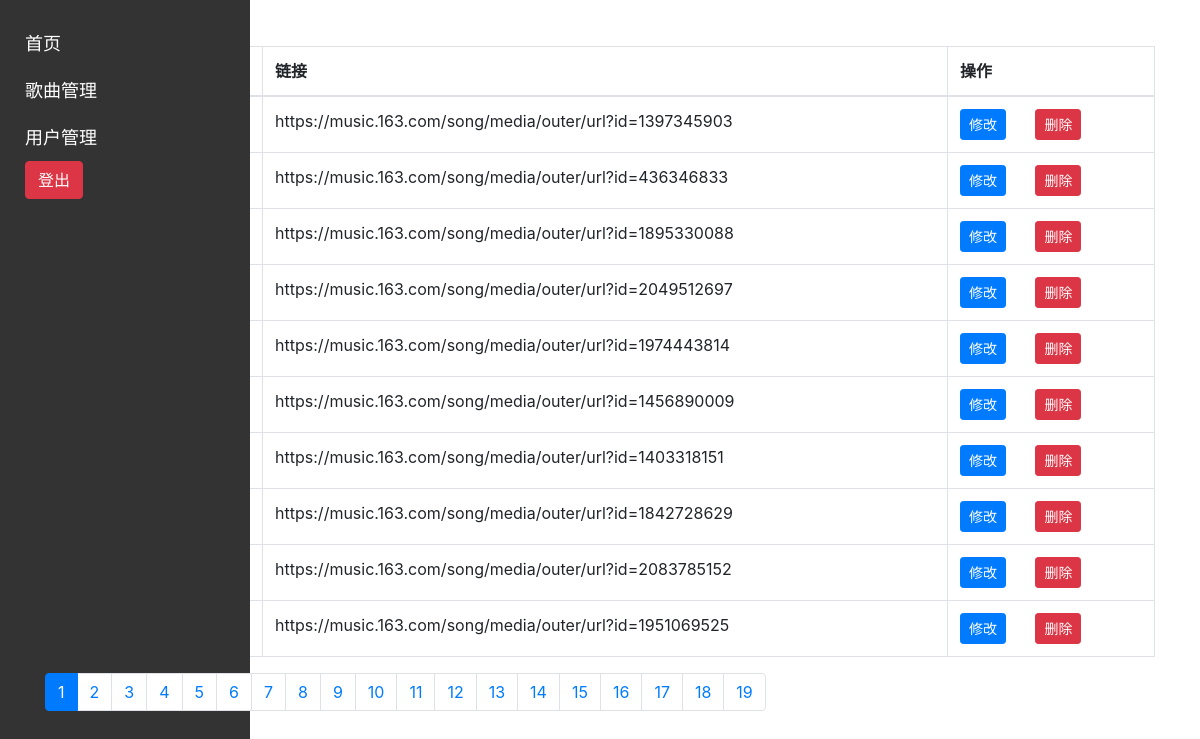
The page /song_management.php (signed in) on the database its author committed.
### tables this page shows
CREATE TABLE `search_data`  (
  `data_id` int NOT NULL AUTO_INCREMENT,
  `title` varchar(100) NOT NULL COMMENT '歌名',
  `addr` varchar(100) NOT NULL COMMENT '描述',
  `release_date` date NULL DEFAULT NULL COMMENT '出版时间',
  `genre` varchar(50) NULL DEFAULT NULL COMMENT '歌手',
  `popularity` int NULL DEFAULT NULL COMMENT '热度',
  PRIMARY KEY (`data_id`) USING BTREE
);

### song_management.php (the view, shortened to what this page needs)
<?php
include('db.php');
$itemsPerPage = 10;
$page = isset($_GET['page']) ? intval($_GET['page']) : 1;
$offset = ($page - 1) * $itemsPerPage;
$sql = "SELECT * FROM search_data LIMIT $offset, $itemsPerPage";
$result = mysqli_query($conn, $sql);
$searchData = [];
while ($row = mysqli_fetch_assoc($result)) {
    $searchData[] = $row;
}
?>
<!DOCTYPE html>
<html>
<head>
    <link rel="stylesheet" href="css/bootstrap.min.css">
</head>
<body>
    <div class="sidebar">
        <a href="admin.php">首页</a>
        <a href="song_management.php">歌曲管理</a>
        <a href="user_management.php">用户管理</a>
        <form method="POST">
            <button type="submit" name="logout" class="btn btn-danger">登出</button>
        </form>
    </div>
    <div class="container">
        <h2>歌曲管理</h2>
        <table class="table table-bordered">
            <thead>
                <tr>
                    <th>歌名</th>
                    <th>链接</th>
                    <th>操作</th>
                </tr>
            </thead>
            <tbody>
                <?php foreach ($searchData as $data): ?>
                    <tr>
                        <td><?php echo $data['title']; ?></td>
                        <td><?php echo $data['addr']; ?></td>
                        <td>
                            <a href="edit_song.php?id=<?php echo $data['data_id']; ?>" class="btn btn-primary btn-sm">修改</a>
                            <form method="POST" style="display: inline;">
                                <button type="submit" name="delete_song" class="btn btn-danger btn-sm">删除</button>
                            </form>
                        </td>
                    </tr>
                <?php endforeach; ?>
            </tbody>
        </table>
        <?php
        $sql = "SELECT COUNT(*) as total_data FROM search_data";
        $result = mysqli_query($conn, $sql);
        $row = mysqli_fetch_assoc($result);
        $totalData = $row['total_data'];
        $totalPages = ceil($totalData / $itemsPerPage);
        ?>
        <nav>
            <ul class="pagination">
                <?php for ($i = 1; $i <= $totalPages; $i++): ?>
                    <li class="page-item <?php echo $i === $page ? 'active' : ''; ?>">
                        <a class="page-link" href="song_management.php?page=<?php echo $i; ?>"><?php echo $i; ?></a>
                    </li>
                <?php endfor; ?>
            </ul>
        </nav>
    </div>
</body>
</html>

### song_management.php (style rules this page uses)
.sidebar { height: 100%; width: 250px; position: fixed; top: 0; left: 0; background-color: #333; padding-top: 20px; }
.sidebar a { padding: 10px 25px; text-decoration: none; font-size: 18px; color: white; display: block; }
.btn-danger { margin-left: 25px; }

### rows shown on the page
search_data: addr "https://music.163.com/song/media/outer/url?id=1397345903"
search_data: addr "https://music.163.com/song/media/outer/url?id=436346833"
search_data: addr "https://music.163.com/song/media/outer/url?id=1895330088"
search_data: addr "https://music.163.com/song/media/outer/url?id=2049512697"
search_data: addr "https://music.163.com/song/media/outer/url?id=1974443814"
search_data: addr "https://music.163.com/song/media/outer/url?id=1456890009"
search_data: addr "https://music.163.com/song/media/outer/url?id=1403318151"
search_data: addr "https://music.163.com/song/media/outer/url?id=1842728629"
search_data: addr "https://music.163.com/song/media/outer/url?id=2083785152"
search_data: addr "https://music.163.com/song/media/outer/url?id=1951069525"
